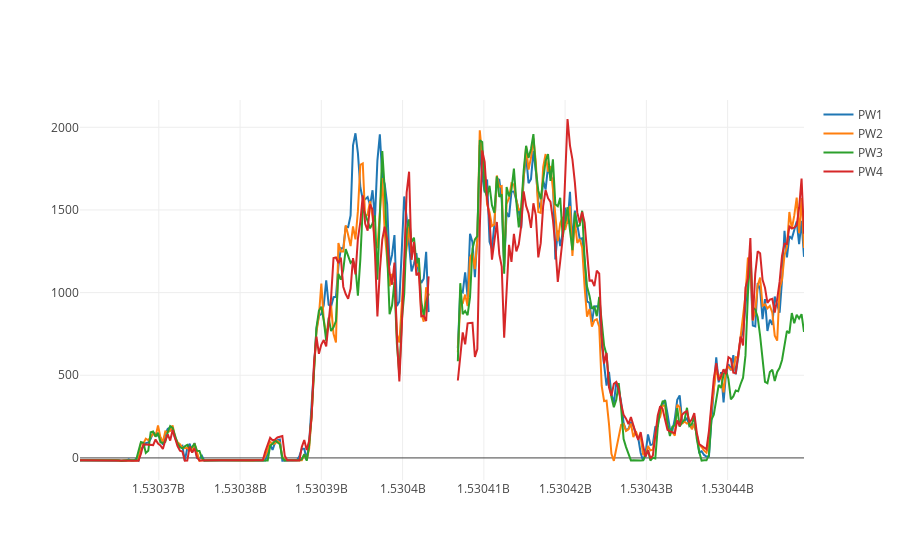

Notebook code cell kept with this figure:
### Markdown cell above
We can see these missing values are consecutive and occured on July 1rst for an hour for all wind turbines.  It appears to be some kind of blackout in the data collector  - perhaps the collectors were powered down for a yearly maintenance. We could assume that these values are missing at random - i.e. their missing-ness is not related to parameters of interest.

We'll need to either remove these values completely or impute.  Given that these values represent only 0.01% of the data and occurred over a single hour, its unlikely that the method we use will impact any tests for stationarity significantly. However, this could become a recurring issue we need to deal with.

There are a couple basic imputing methods specific to time series we could consider:

1. Last observation carried forward (LOCF)
2. Next observation carried backward (NOCB)
3. Linear interpolation
4. Spline interpolation
5. Moving average

We'll first plot the data from the turbines before and after the missing chunk.  We used the 12 hours before and after since trends in weather will appear in this time frame.

### Code cell
st_missing = 96194
end_missing = 96204

# Get indices of points 12h before gap and 12h after
inds = range(st_missing - (12*12), st_missing + 1) + range(end_missing, end_missing + (12*12))

iplot(go.Figure(data = [go.Scatter(x = data['TimeStamp'].iloc[inds], y = data[w].iloc[inds], 
                                   mode = 'lines', name = w) for w in pw_cols]))

### Figure 1 — Plotly figure (JSON) as saved in the notebook; plotly's stock layout.template omitted (floating-point values rounded to 4 significant figures; data arrays with more than 128 entries replaced by an {"elided": "..."} marker saying what was removed)
{"data": [{"mode": "lines", "name": "PW1", "type": "scatter", "x": {"elided": "289 int values"}, "y": {"elided": "289 float values"}}, {"mode": "lines", "name": "PW2", "type": "scatter", "x": {"elided": "289 int values"}, "y": {"elided": "289 float values"}}, {"mode": "lines", "name": "PW3", "type": "scatter", "x": {"elided": "289 int values"}, "y": {"elided": "289 float values"}}, {"mode": "lines", "name": "PW4", "type": "scatter", "x": {"elided": "289 int values"}, "y": {"elided": "289 float values"}}], "layout": {}}
